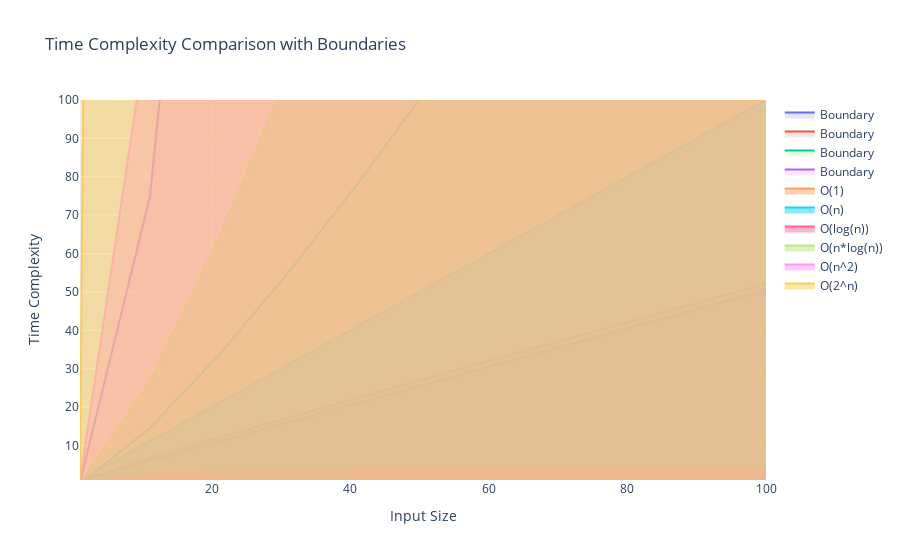

Write notebook code for a chart like this one.
### Code cell
# Input size
x = np.linspace(1, 1000, 100)

# Time complexities
y1 = np.ones_like(x)  # O(1)
y2 = x  # O(n)
y3 = np.log(x)  # O(log(n))
y4 = x * np.log(x)  # O(n*log(n))
y5 = x**2  # O(n^2)
y6 = 2**x  # O(2^n)

# Calculate midpoints
midpoints = [(y1 + y2) / 2, (y2 + y3) / 2, (y3 + y4) / 2, (y4 + y5) / 2, (y5 + y6) / 2]

# Create traces
trace1 = go.Scatter(x=x, y=y1, mode='lines', name='O(1)', fill='tozeroy')
trace2 = go.Scatter(x=x, y=y2, mode='lines', name='O(n)', fill='tozeroy')
trace3 = go.Scatter(x=x, y=y3, mode='lines', name='O(log(n))', fill='tozeroy')
trace4 = go.Scatter(x=x, y=y4, mode='lines', name='O(n*log(n))', fill='tozeroy')
trace5 = go.Scatter(x=x, y=y5, mode='lines', name='O(n^2)', fill='tozeroy')
trace6 = go.Scatter(x=x, y=y6, mode='lines', name='O(2^n)', fill='tozeroy')

# Create colors
c1 = 'rgba(0, 0, 255, 0.1)'
c2 = 'rgba(255, 0, 0, 0.1)'
c3 = 'rgba(0, 255, 0, 0.1)'
c4 = 'rgba(255, 0, 255, 0.1)'
c5 = 'rgba(255, 255, 0, 0.1)'
# Create boundary traces
boundary_trace1 = go.Scatter(x=x, y=midpoints[0], mode='lines', name='Boundary', fill='tozeroy', fillcolor=c1)
boundary_trace2 = go.Scatter(x=x, y=midpoints[1], mode='lines', name='Boundary', fill='tozeroy', fillcolor=c2)
boundary_trace3 = go.Scatter(x=x, y=midpoints[2], mode='lines', name='Boundary', fill='tozeroy', fillcolor=c3)
boundary_trace4 = go.Scatter(x=x, y=midpoints[3], mode='lines', name='Boundary', fill='tozeroy', fillcolor=c4)
boundary_trace5 = go.Scatter(x=x, y=midpoints[4], mode='lines', name='Boundary', fill='tozeroy', fillcolor=c5)

# Layout
layout = go.Layout(
    title='Time Complexity Comparison with Boundaries',
    xaxis=dict(title='Input Size', range=[1, 100]),
    yaxis=dict(title='Time Complexity', range=[1, 100]),
)

# Create figure and add traces
fig = go.Figure(data=[boundary_trace1, boundary_trace2, boundary_trace3, boundary_trace4,
                      trace1, trace2, trace3, trace4, trace5, trace6,],layout=layout)

# Show the figure
fig.show()
